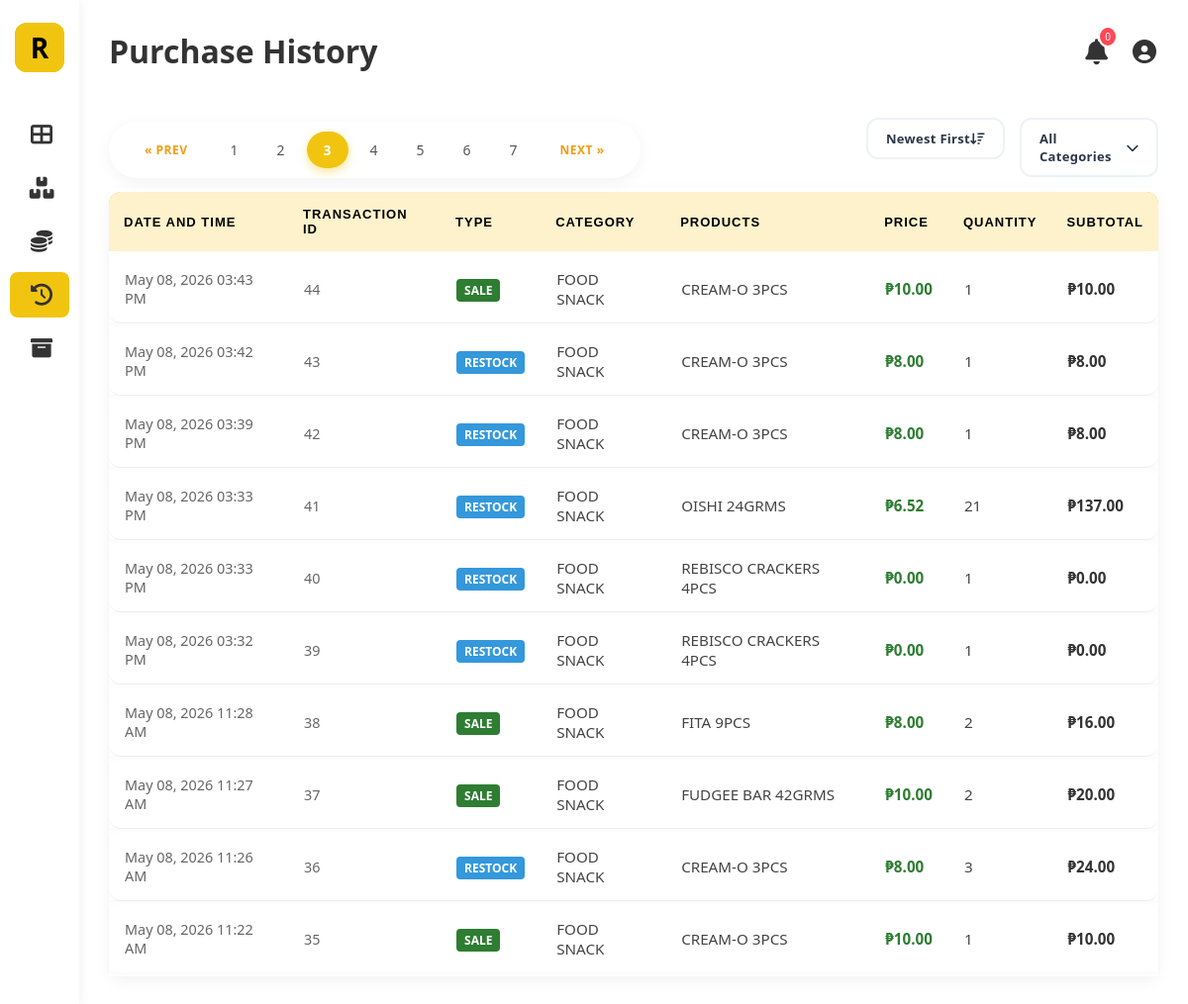
The page /purchase-history.php?page=3 (signed in) on the database its author committed.
### tables this page shows
CREATE TABLE `stock_transaction` (
  `transaction_id` int(11) NOT NULL,
  `product_id` int(11) NOT NULL,
  `transaction_type` enum('IN','OUT','ADJUSTMENT') NOT NULL,
  `quantity` int(11) NOT NULL,
  `transaction_date` datetime NOT NULL,
  `buy_amount` decimal(10,2) DEFAULT 0.00,
  `sell_amount` decimal(11,2) DEFAULT 0.00,
  `expiry_date` date DEFAULT NULL,
  `related_tid` int(11) DEFAULT NULL
);

CREATE TABLE `category` (
  `category_id` int(11) NOT NULL,
  `category_name` varchar(255) NOT NULL
);

CREATE TABLE `product` (
  `product_id` int(11) NOT NULL,
  `product_name` varchar(255) NOT NULL,
  `category_id` int(11) NOT NULL,
  `cost` decimal(10,2) NOT NULL,
  `price` decimal(11,2) NOT NULL,
  `product_sku` varchar(255) NOT NULL,
  `is_active` tinyint(1) DEFAULT 1
);

### purchase-history.php (the view, shortened to what this page needs)
<?php
require 'db_connect.php';
$sort = $_GET['sort'] ?? 'newest';
switch ($sort) {
    case 'newest':
    default:
        $orderBy = "st.transaction_id DESC";
}
$limit = 10;
$page = isset($_GET['page']) ? max(1, (int) $_GET['page']) : 1;
$offset = ($page - 1) * $limit;
$conditions = [];
$whereClause = !empty($conditions) ? "WHERE " . implode(" AND ", $conditions) : "";
$total_query = "SELECT COUNT(*) as total
                FROM stock_transaction st
                JOIN product p ON st.product_id = p.product_id
                JOIN category c ON p.category_id = c.category_id
                $whereClause";
$total_results_res = mysqli_query($conn, $total_query);
$total_row = mysqli_fetch_assoc($total_results_res);
$total_rows = $total_row['total'] ?? 0;
$total_pages = ceil($total_rows / $limit);
$sql = "SELECT
            st.transaction_id,
            st.transaction_date,
            st.transaction_type,
            st.quantity,
            st.related_tid,
            st.buy_amount,  -- This is the bulk cost logged at the time
            st.sell_amount, -- This is the bulk price logged at the time
            p.product_name,
            c.category_name
        FROM stock_transaction st
        JOIN product p ON st.product_id = p.product_id
        JOIN category c ON p.category_id = c.category_id
        $whereClause
        ORDER BY $orderBy
        LIMIT $limit OFFSET $offset";
$result = mysqli_query($conn, $sql);
?>
<!DOCTYPE html>
<html lang="en">
<head>
    <link rel="stylesheet" href="style.css">
    <link rel="stylesheet" href="https://cdnjs.cloudflare.com/ajax/libs/font-awesome/6.0.0/css/all.min.css">
</head>
<body>
    <div class="container">
        <aside class="sidebar">
            <div class="logo">
                <a href="dashboard.php" class="logo-r">
                    <div class="logo-r">R</div>
                </a>
            </div>
            <ul class="nav-links">
                <li><a href="dashboard.php"><i class="fas fa-th-large"></i> <span>Dashboard</span></a></li>
                <li><a href="stocks.php"><i class="fas fa-boxes"></i> <span>Products</span></a></li>
                <li><a href="profit_status.php"><i class="fas fa-coins"></i> <span>Profit Status</span></a></li>
                <li class="active"><a href="purchase-history.php"><i class="fas fa-history"></i></a></li>
                <li><a href="archived_products.php"><i class="fas fa-archive"></i> <span>Archived Products</span></a>
                </li>
            </ul>
        </aside>
        <main class="main-content">
            <header>
                <div class="header-title">
                    <h1>Purchase History</h1>
                </div>
                <div class="header-right">
                    <div class="user-actions">
                        <div class="notification-container">
                            <button class="icon-btn" id="notifBtn">
                                <i class="fas fa-bell"></i>
                                <span class="notif-badge" id="notifCount">0</span>
                            </button>
                        </div>
                        <div class="user-profile-wrapper"
                            style="position: relative !important; display: inline-block !important; vertical-align: middle;">
                            <div id="profileBtn" onclick="toggleProfileMenu(event)" style="cursor: pointer;
                padding: 2px;
                display: flex;
                align-items: center;
                justify-content: center;
                transition: opacity 0.2s;" onmouseover="this.style.opacity='0.8'" onmouseout="this.style.opacity='1'">
                                <i class="fas fa-user-circle"
                                    style="font-size: 24px !important; color: #333 !important;"></i>
                            </div>
                        </div>
                    </div>
                </div>
            </header>
            <div class="top-bar">
                <div class="pagination-container">
                    <?php
                    $search_param = isset($_GET['search']) ? "&search=" . urlencode($_GET['search']) : "";
                    $cat_param = isset($_GET['category']) ? "&category=" . urlencode($_GET['category']) : "";
                    $url_params = $search_param . $cat_param;
                    ?>
                    <div class="pagination">
                        <?php if ($page > 1): ?>
                            <a href="?page=<?php echo ($page - 1) . $url_params; ?>">&laquo; Prev</a>
                        <?php endif; ?>
                        <?php for ($i = 1; $i <= $total_pages; $i++): ?>
                            <a href="?page=<?php echo $i . $url_params; ?>"
                                class="<?php echo ($page == $i) ? 'active' : ''; ?>">
                                <?php echo $i; ?>
                            </a>
                        <?php endfor; ?>
                        <?php if ($page < $total_pages): ?>
                            <a href="?page=<?php echo ($page + 1) . $url_params; ?>">Next &raquo;</a>
                        <?php endif; ?>
                    </div>
                </div>
                <?php
                $currentCat = $_GET['category'] ?? 'all';
                ?>
                <form method="GET" id="filterForm" action="purchase-history.php" style="display: flex; gap: 15px;">
                    <div class="modern-dropdown" id="sortDropdown">
                        <div class="dropdown-trigger">
                            <span>
                                <?php
                                $labels = ['newest' => 'Newest First', 'oldest' => 'Oldest First', 'highest_val' => 'Value: High-Low', 'lowest_val' => 'Value: Low-High', 'type' => 'Group by Type'];
                                echo $labels[$sort] ?? 'Newest First';
                                ?>
                            </span>
                            <i class="fas fa-sort-amount-down"></i>
                        </div>
                    </div>
                    <div class="modern-dropdown" id="categoryDropdown">
                        <div class="dropdown-trigger">
                            <span id="selectedDisplay">
                                <?php
                                echo ($currentCat === 'all') ? 'All Categories' : str_replace('_', ' ', $currentCat);
                                ?>
                            </span>
                            <i class="fas fa-chevron-down"></i>
                        </div>
                    </div>
                </form>
            </div>
            <div class="history-container">
                <table class="grid-table" id="productTable">
                    <thead class="grid-thead">
                        <tr>
                            <th>Date and Time</th>
                            <th>Transaction ID</th>
                            <th>Type</th>
                            <th>Category</th>
                            <th>Products</th>
                            <th>Price</th>
                            <th>Quantity</th>
                            <th>Subtotal</th>
                        </tr>
                    </thead>
                    <tbody>
                        <?php
                        if ($result && $result->num_rows > 0) {
                            while ($row = $result->fetch_assoc()) {
                                $transaction_id = $row['transaction_id'];
                                $type = $row['transaction_type'];
                                $qty_display = $row['quantity'];
                                $qty_math = abs($qty_display);
                                if ($type === 'IN') {
                                    $totalAmount = $row['buy_amount'];
                                } elseif ($type === 'OUT') {
                                    $totalAmount = $row['sell_amount'];
                                } else {
                                    if (abs($row['buy_amount']) > 0) {
                                        $totalAmount = $row['buy_amount'];
                                    } else {
                                        $totalAmount = $row['sell_amount'];
                                    }
                                }
                                $unitPrice = ($qty_math > 0) ? ($totalAmount / $qty_math) : 0;
                                $subtotal = $totalAmount;
                                if ($type === 'ADJUSTMENT') {
                                    $typeLabel = 'Adjustment';
                                    $typeColor = '#7f8c8d';
                                } else {
                                    $isRestock = ($type === 'IN');
                                    $typeLabel = $isRestock ? 'Restock' : 'Sale';
                                    $typeColor = $isRestock ? '#3498db' : '#2e7d32';
                                }
                        ?>
                                <tr>
                                    <td style="color: #666; font-size: 0.9rem;">
                                        <?php echo date('M d, Y h:i A', strtotime($row['transaction_date'])); ?>
                                    </td>
                                    <td style="color: #666; font-size: 0.9rem;">
                                        <?php echo $transaction_id; ?>
                                    </td>
                                    <td>
                                        <span
                                            style="background: <?php echo $typeColor; ?>; color: white; padding: 3px 8px; border-radius: 4px; font-size: 0.75rem; font-weight: bold; text-transform: uppercase;">
                                            <?php echo $typeLabel; ?>
                                        </span>
                                    </td>
                                    <td><?php echo htmlspecialchars(str_replace('_', ' ', $row['category_name'])); ?></td>
                                    <td><?php echo htmlspecialchars($row['product_name']); ?></td>
                                    <td style="font-weight:bold; color:#2e7d32;">
                                        ₱<?php echo number_format($unitPrice, 2); ?>
                                    </td>
                                    <td><?php echo $row['quantity']; ?></td>
                                    <td style="font-weight:bold; color:#333;">
                                        ₱<?php echo number_format($subtotal, 2); ?>
                                    </td>
                                </tr>
                        <?php
                            }
                        } else {
                            echo "<tr><td colspan='8' style='text-align:center;'>No transactions found.</td></tr>";
                        }
                        ?>
                    </tbody>
                </table>
            </div>
        </main>
    </div>
</body>
</html>

### purchase-history.php (style rules this page uses)
.history-container { background: #fff; border-radius: 12px; box-shadow: 0 5px 15px rgba(0, 0, 0, 0.05); }

### rows shown on the page
stock_transaction: transaction_date "May 08, 2026 03:43 PM", transaction_id "44", transaction_type "SALE", category.category_name "FOOD SNACK", product.product_name "CREAM-O 3PCS", sell_amount "10.00", quantity "1"
stock_transaction: transaction_date "May 08, 2026 03:42 PM", transaction_id "43", transaction_type "RESTOCK", category.category_name "FOOD SNACK", product.product_name "CREAM-O 3PCS", buy_amount "8.00", quantity "1"
stock_transaction: transaction_date "May 08, 2026 03:39 PM", transaction_id "42", transaction_type "RESTOCK", category.category_name "FOOD SNACK", product.product_name "CREAM-O 3PCS", buy_amount "8.00", quantity "1"
stock_transaction: transaction_date "May 08, 2026 03:33 PM", transaction_id "41", transaction_type "RESTOCK", category.category_name "FOOD SNACK", product.product_name "OISHI 24GRMS", unitPrice "6.52", quantity "21", buy_amount "137.00"
stock_transaction: transaction_date "May 08, 2026 03:33 PM", transaction_id "40", transaction_type "RESTOCK", category.category_name "FOOD SNACK", product.product_name "REBISCO CRACKERS 4PCS", buy_amount "0.00", quantity "1"
stock_transaction: transaction_date "May 08, 2026 03:32 PM", transaction_id "39", transaction_type "RESTOCK", category.category_name "FOOD SNACK", product.product_name "REBISCO CRACKERS 4PCS", buy_amount "0.00", quantity "1"
stock_transaction: transaction_date "May 08, 2026 11:28 AM", transaction_id "38", transaction_type "SALE", category.category_name "FOOD SNACK", product.product_name "FITA 9PCS", unitPrice "8.00", quantity "2", sell_amount "16.00"
stock_transaction: transaction_date "May 08, 2026 11:27 AM", transaction_id "37", transaction_type "SALE", category.category_name "FOOD SNACK", product.product_name "FUDGEE BAR 42GRMS", unitPrice "10.00", quantity "2", sell_amount "20.00"
stock_transaction: transaction_date "May 08, 2026 11:26 AM", transaction_id "36", transaction_type "RESTOCK", category.category_name "FOOD SNACK", product.product_name "CREAM-O 3PCS", unitPrice "8.00", quantity "3", buy_amount "24.00"
stock_transaction: transaction_date "May 08, 2026 11:22 AM", transaction_id "35", transaction_type "SALE", category.category_name "FOOD SNACK", product.product_name "CREAM-O 3PCS", sell_amount "10.00", quantity "1"

### other values the page prints
$labels[$sort] "Newest First"
